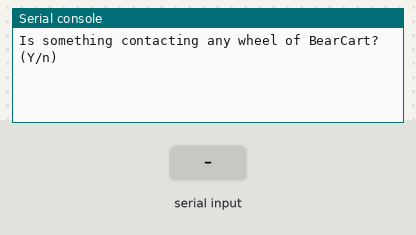
A program run on a simulated Raspberry Pi Pico running MicroPython. Parts: the last lines printed to the serial console. Inputs (shaded band) come from the test bench.

Above: at 1.2 s.
1.3 s: "1" typed at the serial console, then Enter
At 1.7 s:
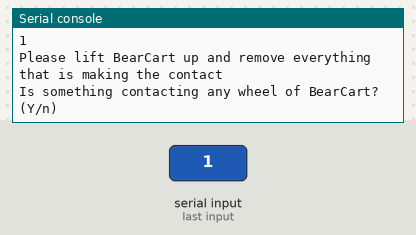
2.8 s: "0" typed at the serial console, then Enter
At 4.0 s:
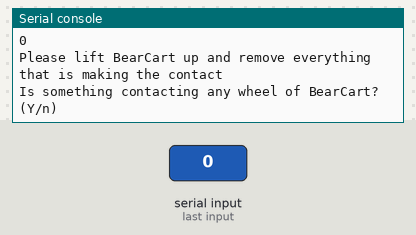
4.3 s: "2" typed at the serial console, then Enter
At 5.2 s:
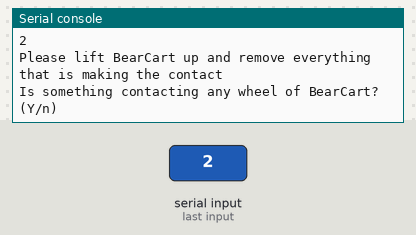

Measured:
- after the input at 1.3 s, the serial console: prints a new line at once (image 1)
- after the input at 2.8 s, the serial console: prints a new line at once (image 2)
- after the input at 4.3 s, the serial console: prints a new line at once (image 3)

The program:

calibrate_throttle.py
```python
from machine import Pin, PWM, reset
from time import sleep

# SAFETY CHECK
is_lifted = input("Is something contacting any wheel of BearCart? (Y/n)")
while is_lifted is not "n":
    print("Please lift BearCart up and remove everything that is making the contact")
    is_lifted = input("Is something contacting any wheel of BearCart? (Y/n)")
print("Please calibrate ESC throttle follow the steps below:")
print("1. Turn off ESC.")
print("2. Unplug Pico.")
print("3. Plug Pico back in.")
print("4. Turn ESC back on.")
print("5. Run this MicroPython script.")

# SETUP
throttle = PWM(Pin(16))
throttle.freq(50)
# Range constants
DUTY_NEUTRAL = 1_500_000  # nanoseconds
DUTY_FMAX = 2_000_000
# TODO: figure out if max reverse is configurable
# Set neutral throttle's dutycycle
throttle.duty_ns(DUTY_NEUTRAL)
sleep(0.5)
# TODO: config led for a naive HRI

# LOOP
try:
    # Set max forward dutycycle
    throttle.duty_ns(DUTY_FMAX)
    sleep(0.5)
    # Set throttle's dutycycle back to neutral
    throttle.duty_ns(DUTY_NEUTRAL)
    sleep(2)
except:
    print("Exception!")
finally:
    print("\n\u2713Throttle is calibrated\u2713\n")
    print("Calibration succeeded, if you heard a long beep followed by 2 short beeps.")
    print("If not, repeat and follow the instructions carefully.")
    sleep(0.1)
    reset()
```
